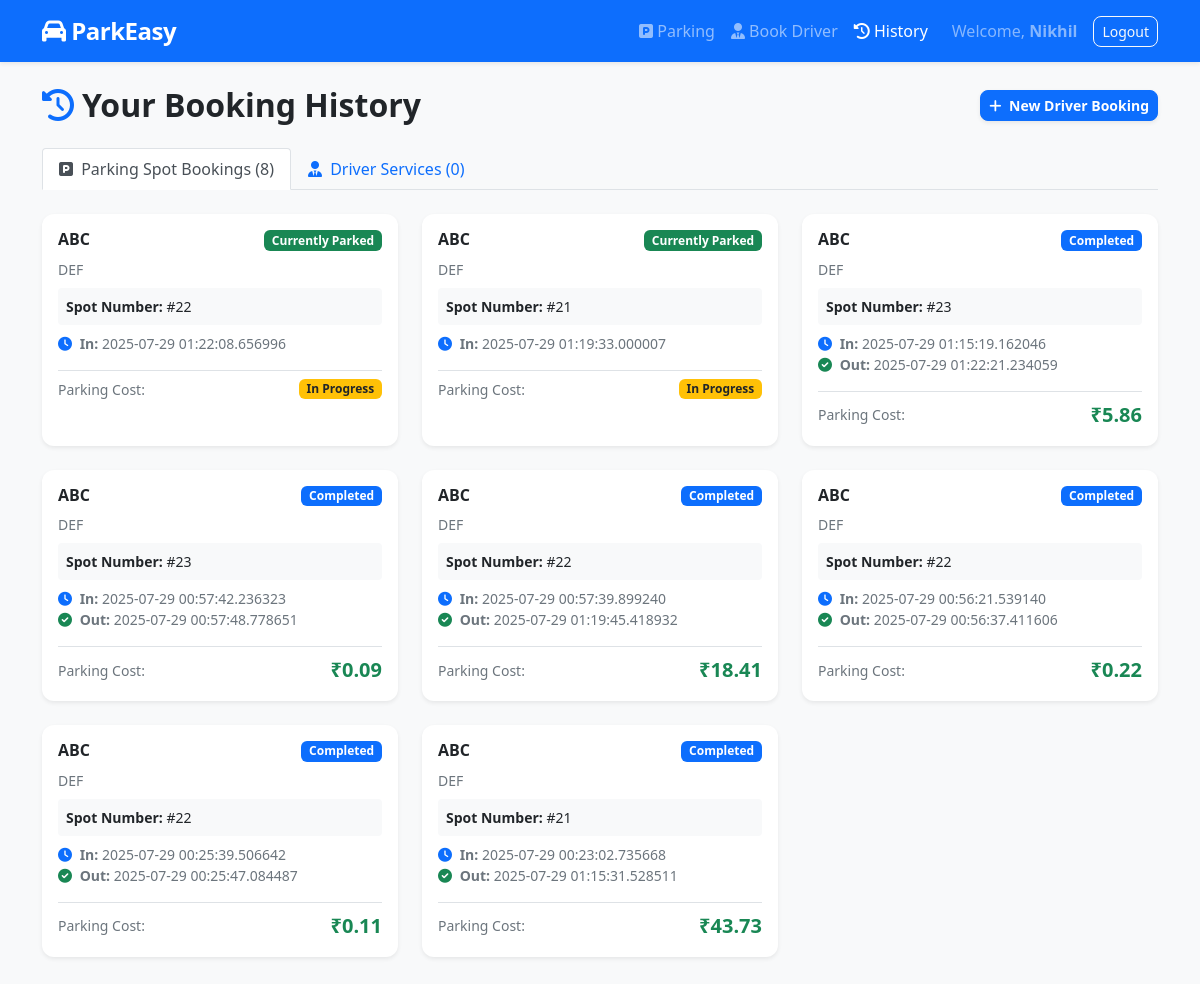
The page /user/history (signed in) on the database its author committed.
### tables this page shows
CREATE TABLE reservations (
               id INTEGER PRIMARY KEY AUTOINCREMENT,
               spot_id INTEGER NOT NULL,
               user_id INTEGER NOT NULL,
               parking_timestamp TIMESTAMP DEFAULT CURRENT_TIMESTAMP,
               leaving_timestamp TIMESTAMP DEFAULT NULL,
               parking_cost REAL,
               FOREIGN KEY (spot_id) REFERENCES parking_spots(id) ON DELETE CASCADE,
               FOREIGN KEY (user_id) REFERENCES users(id) ON DELETE CASCADE
);

CREATE TABLE parking_lots (
               id INTEGER PRIMARY KEY AUTOINCREMENT,         
               location_name TEXT NOT NULL,
               address TEXT NOT NULL,
               pincode TEXT NOT NULL,
               price_per_hour REAL NOT NULL,
               maximum_number_of_spots INTEGER NOT NULL,
               created_at TIMESTAMP DEFAULT CURRENT_TIMESTAMP,
               updated_at TIMESTAMP DEFAULT CURRENT_TIMESTAMP,
               is_active BOOLEAN DEFAULT 1
);

### controllers/user_controller.py (the view)
@app.route('/user/history')
def user_history():
    if 'user_id' not in session or session.get('role') != 'user':
        return redirect(url_for('login'))
    conn = get_db_connection()
    history = conn.execute('''
        SELECT r.*, ps.id as spot_number, pl.location_name, pl.address,
               CASE WHEN r.leaving_timestamp IS NULL THEN 'active' ELSE 'completed' END as calculated_status,
               d.name as valet_driver_name, db.total_cost as valet_cost
        FROM reservations r
        JOIN parking_spots ps ON r.spot_id = ps.id
        JOIN parking_lots pl ON ps.lot_id = pl.id
        LEFT JOIN driver_bookings db ON db.reservation_id = r.id
        LEFT JOIN drivers d ON db.driver_id = d.id
        WHERE r.user_id = ?
        ORDER BY r.parking_timestamp DESC
    ''', (session['user_id'],)).fetchall()
    driver_history = conn.execute('''
        SELECT db.*, d.name as driver_name, d.phone as driver_phone, d.rating as driver_rating, d.hourly_rate
        FROM driver_bookings db
        JOIN drivers d ON db.driver_id = d.id
        WHERE db.user_id = ?
        ORDER BY db.start_time DESC
    ''', (session['user_id'],)).fetchall()
    conn.close()
    return render_template('user_history.html', history=history, driver_history=driver_history)

### app.py (called while the page is built)
def get_db_connection():
    conn = sqlite3.connect(DATABASE)
    conn.row_factory = sqlite3.Row
    conn.execute("PRAGMA foreign_keys = ON;")
    return conn

### templates/user_history.html (shortened to what this page needs)
<!DOCTYPE html>
<html lang="en">
<head>
    <link href="https://cdn.jsdelivr.net/npm/bootstrap@5.1.3/dist/css/bootstrap.min.css" rel="stylesheet">
    <link href="https://cdnjs.cloudflare.com/ajax/libs/font-awesome/6.0.0/css/all.min.css" rel="stylesheet">
    <link href="{{ url_for('static', filename='css/style.css') }}" rel="stylesheet">
</head>
<body>
    <nav class="navbar navbar-expand-lg navbar-dark bg-primary shadow-sm">
        <div class="container">
            <a class="navbar-brand" href="{{ url_for('user_dashboard') }}">
                <i class="fas fa-car"></i> ParkEasy
            </a>
            <div class="navbar-nav ms-auto align-items-center">
                <a class="nav-link" href="{{ url_for('user_dashboard') }}">
                    <i class="fas fa-parking"></i> Parking
                </a>
                <a class="nav-link" href="{{ url_for('user_drivers') }}">
                    <i class="fas fa-user-tie"></i> Book Driver
                </a>
                <a class="nav-link active" href="{{ url_for('user_history') }}">
                    <i class="fas fa-history"></i> History
                </a>
                <span class="navbar-text ms-3 me-3 text-white-50">Welcome, <strong>{{ session.username }}</strong></span>
                <a class="btn btn-outline-light btn-sm" href="{{ url_for('logout') }}">Logout</a>
            </div>
        </div>
    </nav>
    <div class="container mt-4 mb-5">
        <div class="d-flex justify-content-between align-items-center mb-4">
            <h2 class="mb-0 text-dark fw-bold"><i class="fas fa-history text-primary me-2"></i>Your Booking History</h2>
            <a href="{{ url_for('user_drivers') }}" class="btn btn-primary btn-sm fw-bold shadow-sm">
                <i class="fas fa-plus me-1"></i> New Driver Booking
            </a>
        </div>
        <ul class="nav nav-tabs mb-4 fw-bold" id="historyTabs" role="tablist">
            <li class="nav-item" role="presentation">
                <button class="nav-link active" id="parking-tab" data-bs-toggle="tab" data-bs-target="#parkingHistory" type="button" role="tab">
                    <i class="fas fa-parking me-1"></i> Parking Spot Bookings ({{ history|length }})
                </button>
            </li>
            <li class="nav-item" role="presentation">
                <button class="nav-link" id="driver-tab" data-bs-toggle="tab" data-bs-target="#driverHistory" type="button" role="tab">
                    <i class="fas fa-user-tie me-1"></i> Driver Services ({{ driver_history|length }})
                </button>
            </li>
        </ul>
        <div class="tab-content" id="historyTabsContent">
            <div class="tab-pane fade show active" id="parkingHistory" role="tabpanel">
                {% if history %}
                    <div class="row g-4">
                        {% for record in history %}
                            <div class="col-md-6 col-lg-4">
                                <div class="card h-100 shadow-sm border-0">
                                    <div class="card-body">
                                        <div class="d-flex justify-content-between align-items-start mb-2">
                                            <h6 class="card-title fw-bold text-dark mb-0">{{ record.location_name }}</h6>
                                            {% if not record.leaving_timestamp %}
                                                <span class="badge bg-success">Currently Parked</span>
                                            {% else %}
                                                <span class="badge bg-primary">Completed</span>
                                            {% endif %}
                                        </div>
                                        <p class="card-text small text-muted mb-2">{{ record.address }}</p>
                                        <div class="bg-light p-2 rounded mb-2 small">
                                            <div><strong>Spot Number:</strong> #{{ record.spot_id }}</div>
                                        </div>
                                        <div class="small text-muted mb-3">
                                            <div><i class="fas fa-clock text-primary me-1"></i> <strong>In:</strong> {{ record.parking_timestamp }}</div>
                                            {% if record.leaving_timestamp %}
                                                <div><i class="fas fa-check-circle text-success me-1"></i> <strong>Out:</strong> {{ record.leaving_timestamp }}</div>
                                            {% endif %}
                                        </div>
                                        <div class="border-top pt-2 d-flex justify-content-between align-items-center">
                                            <span class="small text-muted">Parking Cost:</span>
                                            {% if record.parking_cost %}
                                                <span class="fw-bold fs-5 text-success">₹{{ "%.2f"|format(record.parking_cost) }}</span>
                                            {% else %}
                                                <span class="badge bg-warning text-dark">In Progress</span>
                                            {% endif %}
                                        </div>
                                    </div>
                                </div>
                            </div>
                        {% endfor %}
                    </div>
                {% endif %}
            </div>
        </div>
    </div>
</body>
</html>

### static/css/style.css (style rules this page uses)
nav .navbar-brand { font-size: 1.5rem; font-weight: 700; letter-spacing: -0.5px; }
body { background-color: #f8f9fa; color: #212529; font-size: 1rem; font-weight: 400; line-height: 1.5; margin: 0; }
.card { transition: transform 0.2s ease, box-shadow 0.2s ease; border-radius: 0.75rem; }
.badge { font-weight: 600; border-radius: 0.375rem; }
.btn { border-radius: 0.5rem; }

### rows shown on the page
reservations: location_name "ABC", shows "Currently Parked", address "DEF", spot_id "22", parking_timestamp "2025-07-29 01:22:08.656996", shows "In Progress"
reservations: location_name "ABC", shows "Currently Parked", address "DEF", spot_id "21", parking_timestamp "2025-07-29 01:19:33.000007", shows "In Progress"
reservations: location_name "ABC", shows "Completed", address "DEF", spot_id "23", parking_timestamp "2025-07-29 01:15:19.162046", leaving_timestamp "2025-07-29 01:22:21.234059", parking_cost "5.86"
reservations: location_name "ABC", shows "Completed", address "DEF", spot_id "23", parking_timestamp "2025-07-29 00:57:42.236323", leaving_timestamp "2025-07-29 00:57:48.778651", parking_cost "0.09"
reservations: location_name "ABC", shows "Completed", address "DEF", spot_id "22", parking_timestamp "2025-07-29 00:57:39.899240", leaving_timestamp "2025-07-29 01:19:45.418932", parking_cost "18.41"
reservations: location_name "ABC", shows "Completed", address "DEF", spot_id "22", parking_timestamp "2025-07-29 00:56:21.539140", leaving_timestamp "2025-07-29 00:56:37.411606", parking_cost "0.22"
reservations: location_name "ABC", shows "Completed", address "DEF", spot_id "22", parking_timestamp "2025-07-29 00:25:39.506642", leaving_timestamp "2025-07-29 00:25:47.084487", parking_cost "0.11"
reservations: location_name "ABC", shows "Completed", address "DEF", spot_id "21", parking_timestamp "2025-07-29 00:23:02.735668", leaving_timestamp "2025-07-29 01:15:31.528511", parking_cost "43.73"

### other values the page prints
{{ session.username }} "Nikhil"
{{ history|length }} "8"
{{ driver_history|length }} "0"
